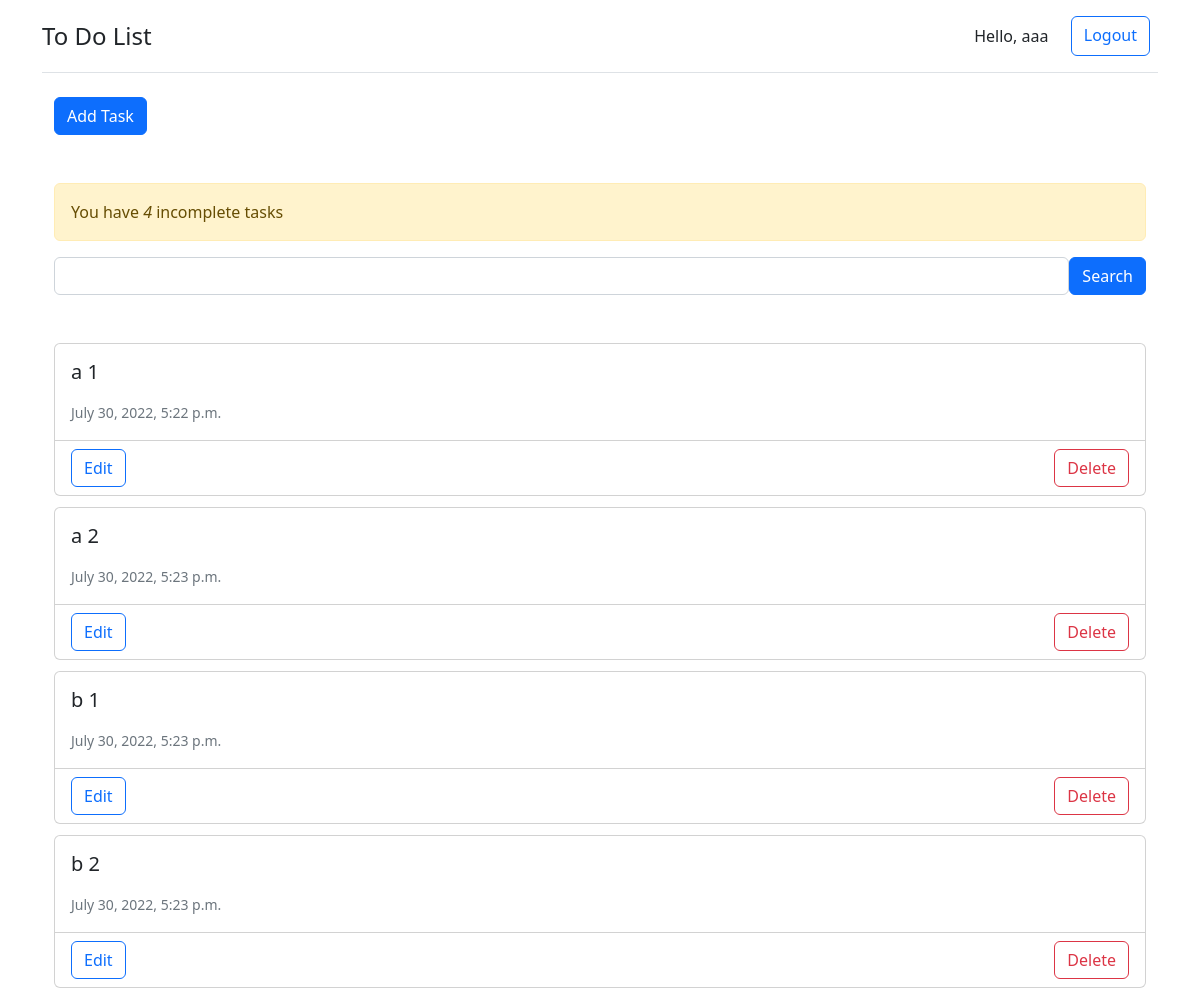
Screenshot of / (signed in) with the database file from the repository.
### todo_list/models.py (models this page shows)
class Task(models.Model):
    user = models.ForeignKey(User, on_delete=models.CASCADE, null=True, blank=True)
    create = models.DateTimeField(auto_now_add=True)
    title = models.CharField(max_length=200)
    description = models.TextField(null=True, blank=True)
    completed = models.BooleanField(default=False)
    class Meta:
        ordering = ['completed']
    def __str__(self):
        return self.title

### todo_list/views.py (the view)
class TaskListView(LoginRequiredMixin, ListView):
    model = Task
    template_name = 'todo_list/task_list.html'
    context_object_name = 'tasks'
    def get_context_data(self, **kwargs):
        context = super().get_context_data(**kwargs)
        context['tasks'] = context['tasks'].filter(user=self.request.user)
        context['count'] = context['tasks'].filter(completed=False).count()
        search_input = self.request.GET.get('search') or ''
        if search_input:
            context['tasks'] = context['tasks'].filter(title__icontains=search_input)
        context['search_input']=search_input
        return context

### todo_list/templates/todo_list/task_list.html (shortened to what this page needs)
{% extends 'todo_list/main.html' %}
{% block content %}
<div class="container">
    <div class="mb-5">
        <a class="btn btn-primary" href="{% url 'task-create' %}">Add Task</a>
    </div>
    <div class="alert alert-warning" role="alert">
        You have <i>{{count}}</i> incomplete task{{ count|pluralize:"s" }}
    </div>
    <div class="mb-5">
        <form method="get">
            <div class="d-flex justify-content-between">
                <input class="form-control" type="text" name="search" value="{{search_input}}">
                <input class="btn btn-primary" type="submit" value="Search">
            </div>
        </form>
    </div>
    <div>
        {% for task in tasks %}
        <div class="card" style="margin: 1% 0; ">
            <div class="card-body">
                <h5 class="card-title">
                    {% if task.completed %}
                    <s>{{task}}</s> <span class="badge bg-secondary">Completed</span>
                    {% else %}
                    {{task}}
                    {% endif %}
                </h5>
                <p class="card-text"><small class="text-muted">{{task.create}}</small></p>
            </div>
            <div class="card-footer bg-transparent d-flex justify-content-between">
                <a class="btn btn-outline-primary" href="{% url 'task-update' task.id %}">Edit</a>
                <a class="btn btn-outline-danger" href="{% url 'task-delete' task.id %}">Delete</a>
            </div>
        </div>
        {% empty %}
        <div class="alert alert-success" role="alert">
            No task in list
        </div>
        {% endfor %}
    </div>
</div>
{% endblock content %}

### todo_list/templates/todo_list/main.html (shortened to what this page needs)
<!DOCTYPE html>
<html lang="en">
<head>
    <link href="https://cdn.jsdelivr.net/npm/bootstrap@5.2.0/dist/css/bootstrap.min.css" rel="stylesheet"
>
</head>
<body>
    <div class="container">
        <header class="d-flex flex-wrap justify-content-center py-3 mb-4 border-bottom">
            <a href="{% url 'tasks' %}"
                class="d-flex align-items-center mb-3 mb-md-0 me-md-auto text-dark text-decoration-none">
                <span class="fs-4">To Do List</span>
            </a>
            {% if request.user.is_authenticated %}
            <div class="navbar-text" style="margin: 0 2%">Hello, {{ request.user }}</div>
            <a class="btn btn-outline-primary me-2" href="{% url 'logout' %}">Logout</a>
            {% else %}
            <a class="btn btn-outline-primary me-2" href="{% url 'login' %}">Login</a>
            {% endif %}
        </header>
        {% block content %}
        {% endblock content %}
    </div>
</body>
</html>

### rows the page displays
Task: title "a 1", create "July 30, 2022, 5:22 p.m."
Task: title "a 2", create "July 30, 2022, 5:23 p.m."
Task: title "b 1", create "July 30, 2022, 5:23 p.m."
Task: title "b 2", create "July 30, 2022, 5:23 p.m."

### other values shown
{{ request.user }} "aaa"
{{ count }} "4"
